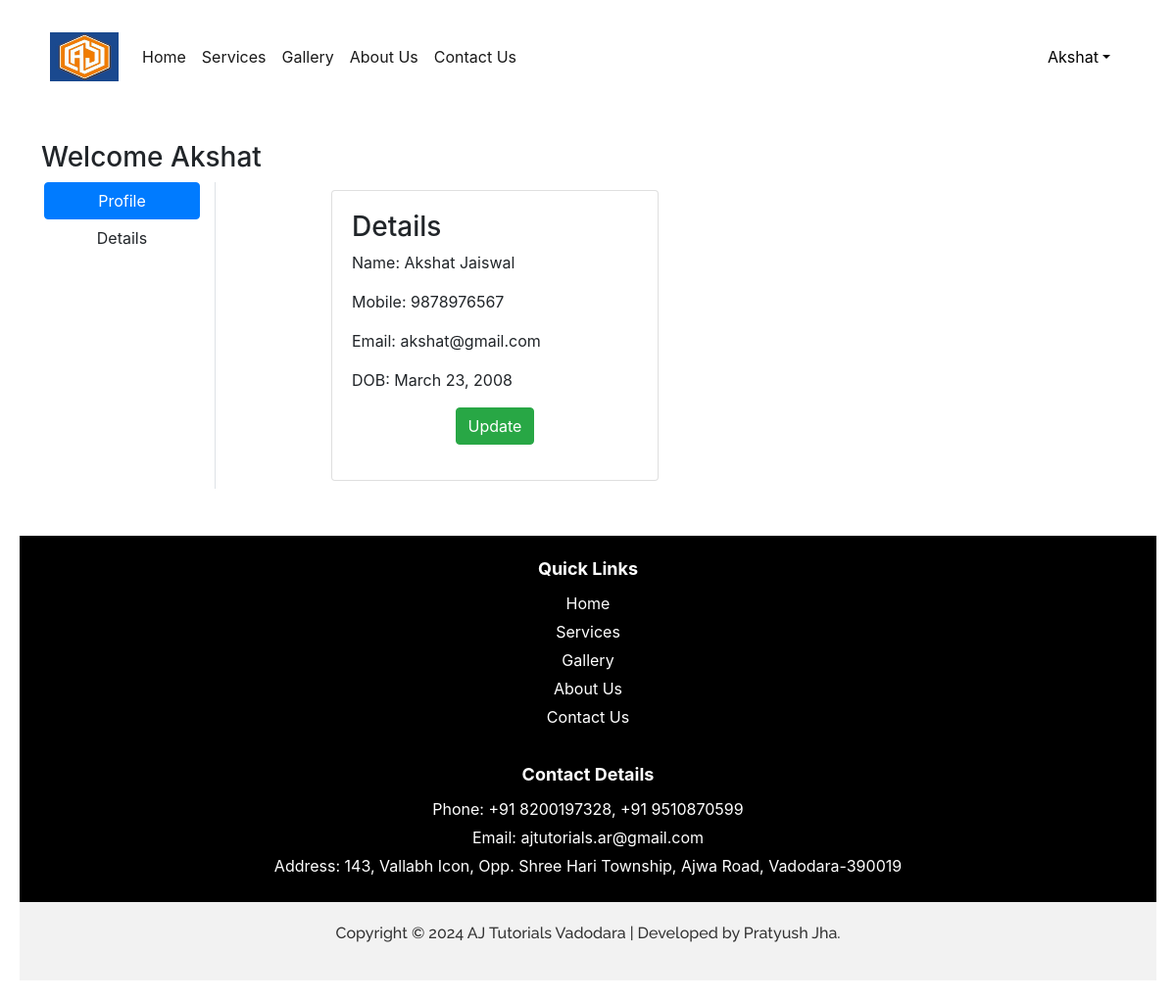
The app's page /data/ (signed in) with its own data.
### coachingapp/models.py (models this page shows, shortened)
class Customer(models.Model):
    user=models.ForeignKey(User,on_delete=models.CASCADE)
    name=models.CharField(max_length=40)
    mobile=models.IntegerField(
        validators=[
            MinValueValidator(0000000000),
            MaxValueValidator(9999999999)
        ]
    )
    email=models.EmailField(max_length=50)
    bday = models.DateField(null=True, blank=True)

### coachingapp/views.py (the view)
# urls.py: path("data/",views.data,name="data"),
@login_required
def data(request):
    dat=Customer.objects.filter(user=request.user)
    return render(request,"data.html",locals())

### coachingapp/templates/data.html (shortened to what this page needs)
{% extends 'base.html' %}
{% load static %}
{% block data-content %}
  <div class="container my-5">
    <div class="row">
        <h3>Welcome <span class="text-capitalize">{{request.user}}</span></h3>
        <div class="col-sm-2 border-end">
          <ul class="list-unstyled">
           <li class="d-grid"><a href="{% url 'profile' %}" class="btn btn-primary">Profile</a></li>
           <li class="d-grid"><a href="{% url 'data' %}" class="btn">Details</a></li>
          </ul>
       </div>
       <div class="col-sm-8 offset-sm-1">
          <div class="row">
             {% for da in dat %}
             <div class="col-sm-6">
                <div class="card m-2">
                   <div class="card-body">
                     <h3>Details</h3>
                     <p>Name: {{da.name}}</p>
                     <p>Mobile: {{da.mobile}}</p>
                     <p>Email: {{da.email}}</p>
                     <p>DOB: {{da.bday}}</p>
                     <p class="text-center"><a href="{% url 'updateData' pk=da.id%}" type="button" class="btn btn-success">
                        Update
                     </a></p>
                   </div>
                </div>
             </div>
             {% endfor %}
          </div>
       </div>
    </div>
  </div>
{% endblock data-content %}

### coachingapp/templates/base.html (shortened to what this page needs)
<!DOCTYPE html>
<html lang="en">
{% load static %}
<head>
  <link href="https://cdn.jsdelivr.net/npm/bootstrap@5.3.0-alpha2/dist/css/bootstrap.min.css" rel="stylesheet">
  <link href="https://cdn.jsdelivr.net/npm/bootstrap@5.3.0/dist/css/bootstrap.min.css" rel="stylesheet">
  <link rel="stylesheet" href="{% static 'css/styles.css' %}">
  <link href="https://cdn.jsdelivr.net/npm/bootstrap@5.3.0-alpha1/dist/css/bootstrap.min.css" rel="stylesheet">
</head>
<body>
  <nav class="navbar navbar-expand-lg navbar-light cool-navbar">
    <div class="container-fluid">
      <a class="navbar-brand" href="#">
        <img src="{% static "images/aj_tutorial_logo.jpg" %}" width="70" height="50"/>
      </a>
      <div class="collapse navbar-collapse" id="navbarSupportedContent">
        <ul class="navbar-nav me-auto mb-2 mb-lg-0">
          {% if request.user.is_authenticated %}
          <li class="nav-item">
            <a class="nav-link active" aria-current="page" href="{% url 'home' %}">Home</a>
          </li>
          <li class="nav-item">
            <a class="nav-link active" aria-current="page" href="{% url 'services' %}">Services</a>
          </li>
          <li class="nav-item">
            <a class="nav-link active" href="{% url 'gallery' %}">Gallery</a>
          </li>
          <li class="nav-item">
            <a class="nav-link active" href="{% url 'about' %}">About Us</a>
          </li>
          <li class="nav-item">
            <a class="nav-link active" href="{% url 'contact' %}">Contact Us</a>
          </li>
        </ul>
      </div>
      <ul class="navbar-nav me-auto mb-2 mb-lg-0">
        <li class="nav-item dropdown mx-2">
          <a class="nav-link dropdown-toggle text-black" href="#"
          id="profileDropdown" role="button" data-bs-toggle="dropdown" aria-expanded="false">{{request.user}}</a>
        </li>
        {% endif %}
      </ul>
    </div>
  </nav>
  {% block data-content %}{% endblock data-content %}
  <div class="black-box">
    <div class="section-heading">Quick Links</div>
    <div class="link-item"><a href="{% url 'home' %}">Home</a></div>
    <div class="link-item"><a href="{% url 'services' %}">Services</a></div>
    <div class="link-item"><a href="{% url 'gallery' %}">Gallery</a></div>
    <div class="link-item"><a href="{% url 'about' %}">About Us</a></div>
    <div class="link-item"><a href="{% url 'contact' %}">Contact Us</a></div>
    <hr>
    <div class="section-heading">Contact Details</div>
    <div class="contact-item">Phone: +91 8200197328, +91 9510870599</div>
    <div class="contact-item">Email: ajtutorials.ar@gmail.com</div>
    <div class="contact-item">Address: 143, Vallabh Icon, Opp. Shree Hari Township, Ajwa Road, Vadodara-390019</div>
  </div>
  <footer class="footer">
    <div class="container">
      <p>Copyright © 2024 AJ Tutorials Vadodara | Developed by Pratyush Jha.</p>
    </div>
  </footer>
  <link rel="stylesheet" href="https://maxcdn.bootstrapcdn.com/bootstrap/4.0.0/css/bootstrap.min.css">
  <link rel="stylesheet" href="https://stackpath.bootstrapcdn.com/bootstrap/4.3.1/css/bootstrap.min.css">
</body>
</html>

### coachingapp/static/css/styles.css (style rules this page uses)
@media only screen and (min-width: 601px) { body { font-size: 18px; padding: 20px; } }

### coachingapp/templates/base.html (style rules this page uses)
.cool-navbar { background-color: #ffffff; color: #ffffff; }
.black-box { background-color: #000; color: #fff; padding: 20px; text-align: center; margin: 50px auto; margin-top: 20px; width: 100%; margin-bottom: 0%; }
.section-heading { font-weight: bold; font-size: 18px; margin-bottom: 10px; }
.link-item, .contact-item { margin-bottom: 5px; }
.link-item a { color: #fff; text-decoration: none; }
hr { border: none; border-top: 1px solid #fff; margin: 10px auto; width: 80%; }
.footer { background-color: #f2f2f2; color: #333; padding: 20px; text-align: center; font-family: 'Raleway', sans-serif; font-weight:500; }

### records on screen
Customer: name "Akshat Jaiswal", mobile "9878976567", email "akshat@gmail.com", bday "March 23, 2008"

### other values on screen
{{ request.user }} "Akshat"
